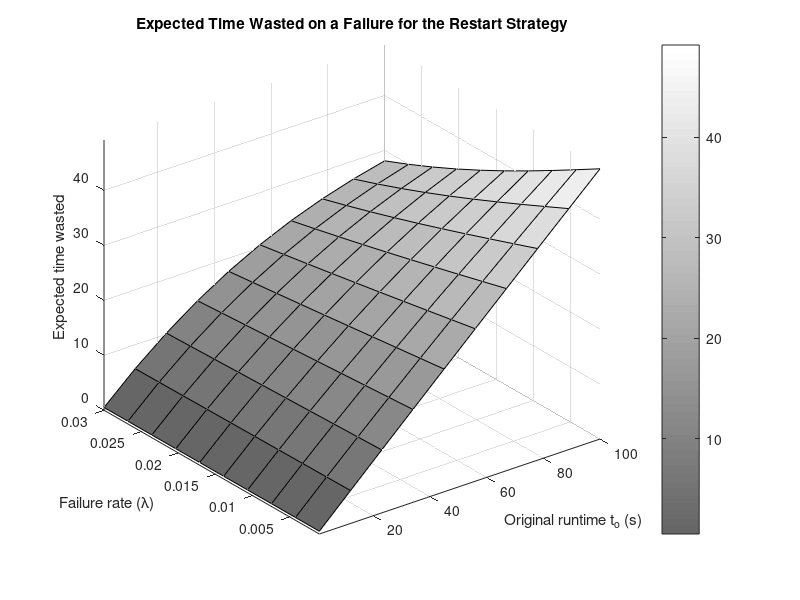
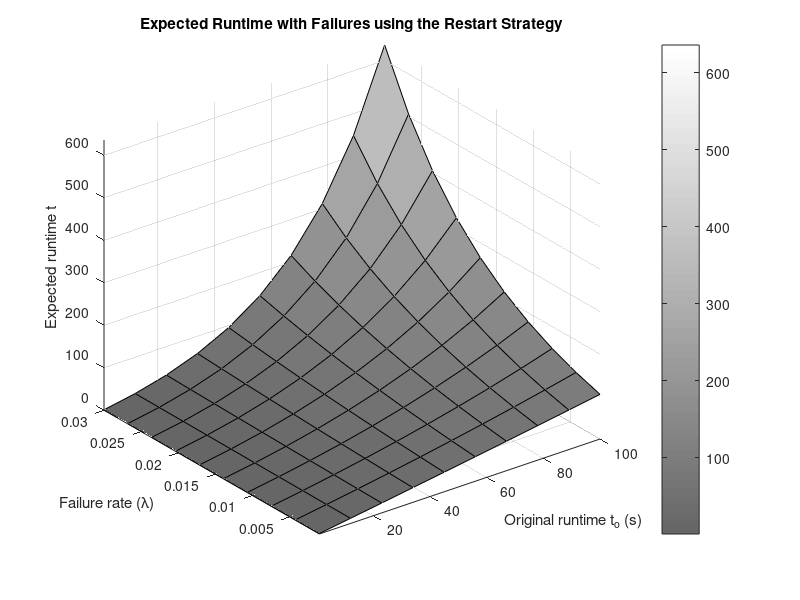
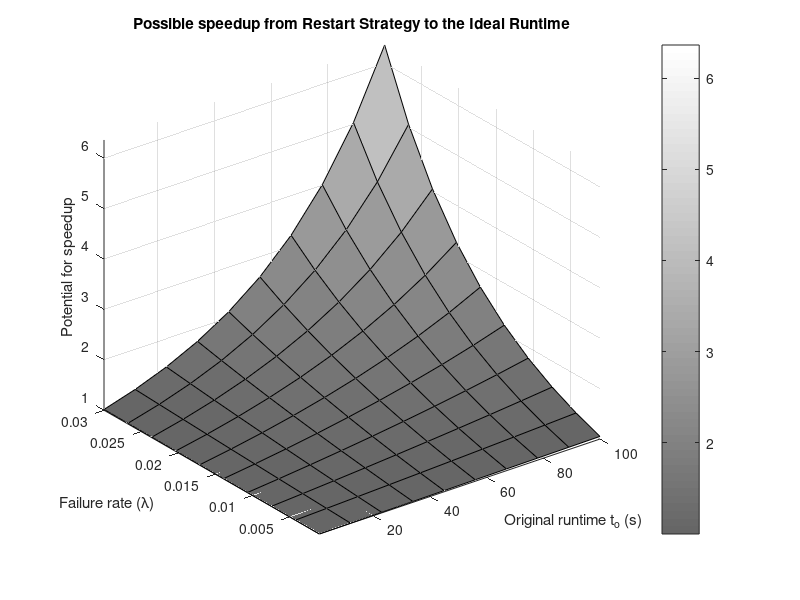
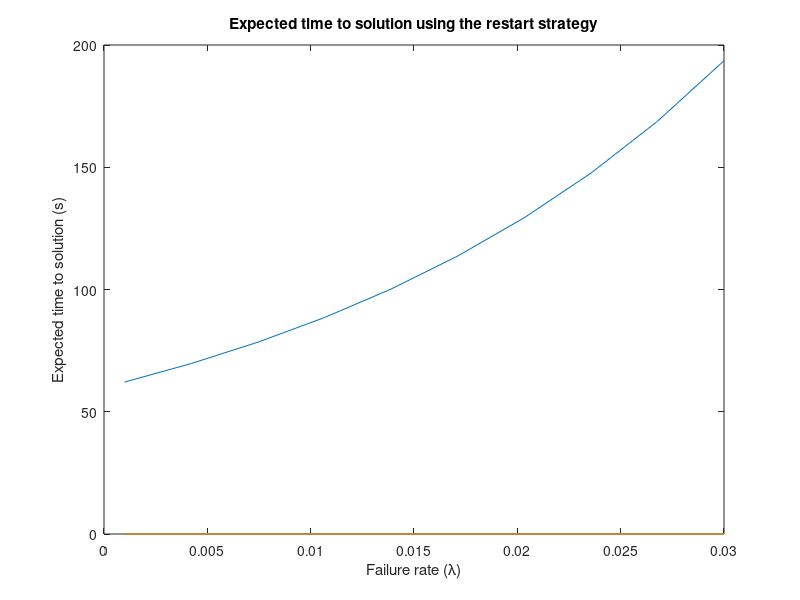

Here is the MATLAB script that generated these plots, in order:
lambdaV = linspace(0.001, 0.03, 10);
tV = linspace(1, 100, 10);

eX = zeros(length(lambdaV), length(tV));
eT = zeros(length(lambdaV), length(tV));
sT = zeros(length(lambdaV), length(tV));
for row = 1:length(lambdaV)
    for col = 1:length(tV)
        lambda = lambdaV(row);
        t = tV(col);
        eX(row, col) = (1 - exp(-lambda * t) * (lambda * t + 1))/(lambda * (1 - exp(-lambda * t)));
        eT(row, col) = (1 - exp(-lambda * t))/(lambda * exp(-lambda * t));
        sT(row, col) = eT(row, col) / t;
    end
end
gc = figure;
colormap(gray * 0.6 + 0.4);
surf(tV, lambdaV, eX);
colorbar;
axis([min(tV) max(tV) min(lambdaV) max(lambdaV) 0 inf]);
title('Expected Time Wasted on a Failure for the Restart Strategy')
xlabel('Original runtime t_o (s)');
ylabel('Failure rate (\lambda)');
zlabel('Expected time wasted');

%pos = get(gc,'Position');

saveas(gc,'C:\Users\vincent_bode\Desktop\VTStuff\GitSync\TUM\MA\res\expected-x.eps','epsc')
%print(gc,'C:\Users\vincent_bode\Desktop\VTStuff\GitSync\TUM\MA\res\expected-x.pdf','-dpdf') % then print it

gc = figure;
colormap(gray * 0.6 +0.4);
surf(tV, lambdaV, eT);
colorbar;
axis([min(tV) max(tV) min(lambdaV) max(lambdaV) 0 inf]);
title('Expected Runtime with Failures using the Restart Strategy')
xlabel('Original runtime t_o (s)');
ylabel('Failure rate (\lambda)');
zlabel('Expected runtime t');

%pos = get(gc,'Position');
%set(gc,'PaperPositionMode','Auto','PaperUnits','Points','PaperSize',[pos(3), pos(4)])

saveas(gc,'C:\Users\vincent_bode\Desktop\VTStuff\GitSync\TUM\MA\res\expected-t.eps','epsc')


gc = figure;
colormap(gray * 0.6 +0.4);
surf(tV, lambdaV, sT);
colorbar;
axis([min(tV) max(tV) min(lambdaV) max(lambdaV) 1 inf]);
title('Possible speedup from Restart Strategy to the Ideal Runtime')
xlabel('Original runtime t_o (s)');
ylabel('Failure rate (\lambda)');
zlabel('Potential for speedup');

%pos = get(gc,'Position');
%set(gc,'PaperPositionMode','Auto','PaperUnits','Points','PaperSize',[pos(3), pos(4)])

saveas(gc,'C:\Users\vincent_bode\Desktop\VTStuff\GitSync\TUM\MA\res\speedup-t.eps','epsc')


% eNewT = zeros(length(lambdaV), length(tV));
% for row = 1:length(lambdaV)
%     for col = 1:length(tV)
%         lambda = lambdaV(row);
%         t = tV(col);
%         eNewT(row, col) = (1 - exp(-lambda * t) * (lambda * t + 1))/(lambda * (1 - exp(-lambda * t)));
%     end
% end

gc = figure;
to=60;
tr=5;
eNewT = zeros(length(lambdaV));
for row = 1:length(lambdaV)
    lambda = lambdaV(row);
    eNewT(row) = ((1 - exp(-lambda .* to)) / (lambda * exp(-lambda .* to))) + ((exp(lambda .* to) - 1) .* tr);
end

plot(lambdaV, eNewT)
title('Expected time to solution using the restart strategy')
xlabel('Failure rate (\lambda)');
ylabel('Expected time to solution (s)');
saveas(gc,'C:\Users\vincent_bode\Desktop\VTStuff\GitSync\TUM\MA\res\restart-expectation.eps','epsc')
